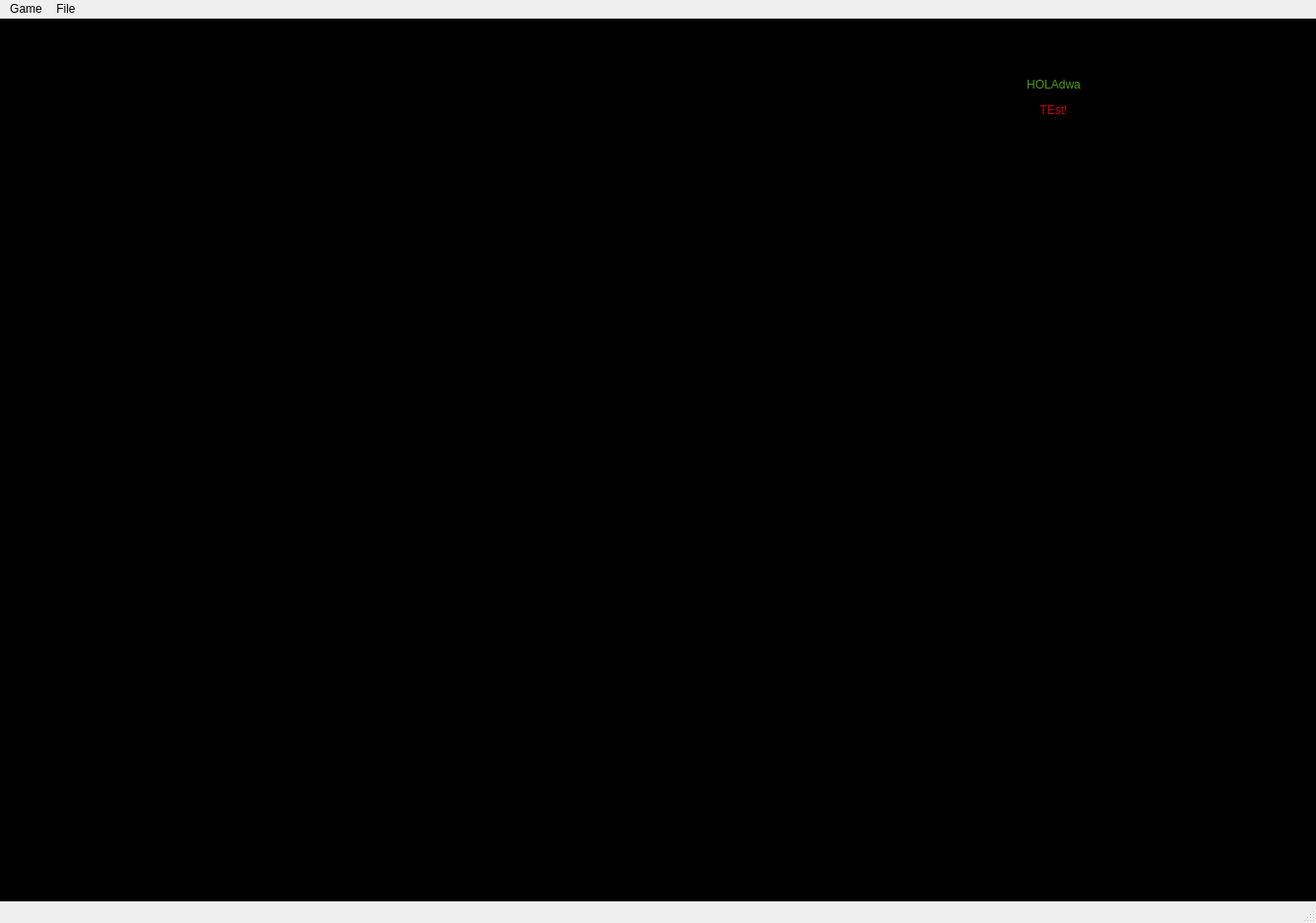
<?xml version="1.0" encoding="UTF-8"?>
<ui version="4.0">
 <class>MainWindow</class>
 <widget class="QMainWindow" name="MainWindow">
  <property name="geometry">
   <rect>
    <x>0</x>
    <y>0</y>
    <width>1337</width>
    <height>938</height>
   </rect>
  </property>
  <property name="windowTitle">
   <string>MainWindow</string>
  </property>
  <property name="autoFillBackground">
   <bool>false</bool>
  </property>
  <widget class="QWidget" name="centralwidget">
   <property name="styleSheet">
    <string notr="true">background-color: rgb(0, 0, 0);</string>
   </property>
   <widget class="QGraphicsView" name="graphicsView">
    <property name="geometry">
     <rect>
      <x>25</x>
      <y>25</y>
      <width>1281</width>
      <height>850</height>
     </rect>
    </property>
    <property name="verticalScrollBarPolicy">
     <enum>Qt::ScrollBarAlwaysOff</enum>
    </property>
    <property name="horizontalScrollBarPolicy">
     <enum>Qt::ScrollBarAlwaysOff</enum>
    </property>
   </widget>
   <widget class="QLabel" name="aiTitle">
    <property name="geometry">
     <rect>
      <x>900</x>
      <y>60</y>
      <width>341</width>
      <height>301</height>
     </rect>
    </property>
    <property name="styleSheet">
     <string notr="true">color: rgb(78, 154, 6);
background-color: rgba(255, 255, 255, 0);</string>
    </property>
    <property name="text">
     <string>&lt;html&gt;&lt;head/&gt;&lt;body&gt;&lt;p&gt;HOLAdwa&lt;/p&gt;&lt;p&gt;&lt;span style=&quot; color:#cc0000;&quot;&gt;TEst!&lt;/span&gt;&lt;/p&gt;&lt;/body&gt;&lt;/html&gt;</string>
    </property>
    <property name="textFormat">
     <enum>Qt::RichText</enum>
    </property>
    <property name="alignment">
     <set>Qt::AlignHCenter|Qt::AlignTop</set>
    </property>
    <property name="wordWrap">
     <bool>true</bool>
    </property>
   </widget>
  </widget>
  <widget class="QMenuBar" name="menubar">
   <property name="geometry">
    <rect>
     <x>0</x>
     <y>0</y>
     <width>1337</width>
     <height>22</height>
    </rect>
   </property>
   <widget class="QMenu" name="menuFile">
    <property name="title">
     <string>File</string>
    </property>
    <addaction name="actionSave"/>
    <addaction name="actionLoad"/>
   </widget>
   <widget class="QMenu" name="menuGame">
    <property name="title">
     <string>Game</string>
    </property>
    <addaction name="actionRestart"/>
    <addaction name="actionDevMode"/>
    <addaction name="actionExit"/>
    <addaction name="separator"/>
    <addaction name="actionShowMask"/>
   </widget>
   <addaction name="menuGame"/>
   <addaction name="menuFile"/>
  </widget>
  <widget class="QStatusBar" name="statusbar"/>
  <action name="actionExit">
   <property name="text">
    <string>Exit</string>
   </property>
   <property name="shortcut">
    <string>Ctrl+Q</string>
   </property>
  </action>
  <action name="actionSave">
   <property name="text">
    <string>Save</string>
   </property>
   <property name="shortcut">
    <string>Ctrl+S</string>
   </property>
  </action>
  <action name="actionLoad">
   <property name="text">
    <string>Load</string>
   </property>
   <property name="shortcut">
    <string>Ctrl+O</string>
   </property>
  </action>
  <action name="actionRestart">
   <property name="text">
    <string>Restart</string>
   </property>
   <property name="shortcut">
    <string>Ctrl+R</string>
   </property>
  </action>
  <action name="actionDevMode">
   <property name="checkable">
    <bool>true</bool>
   </property>
   <property name="text">
    <string>Dev Mode</string>
   </property>
   <property name="shortcut">
    <string>Ctrl+D</string>
   </property>
  </action>
  <action name="actionShowMask">
   <property name="checkable">
    <bool>true</bool>
   </property>
   <property name="text">
    <string>Show Mask</string>
   </property>
  </action>
 </widget>
 <resources/>
 <connections/>
</ui>
